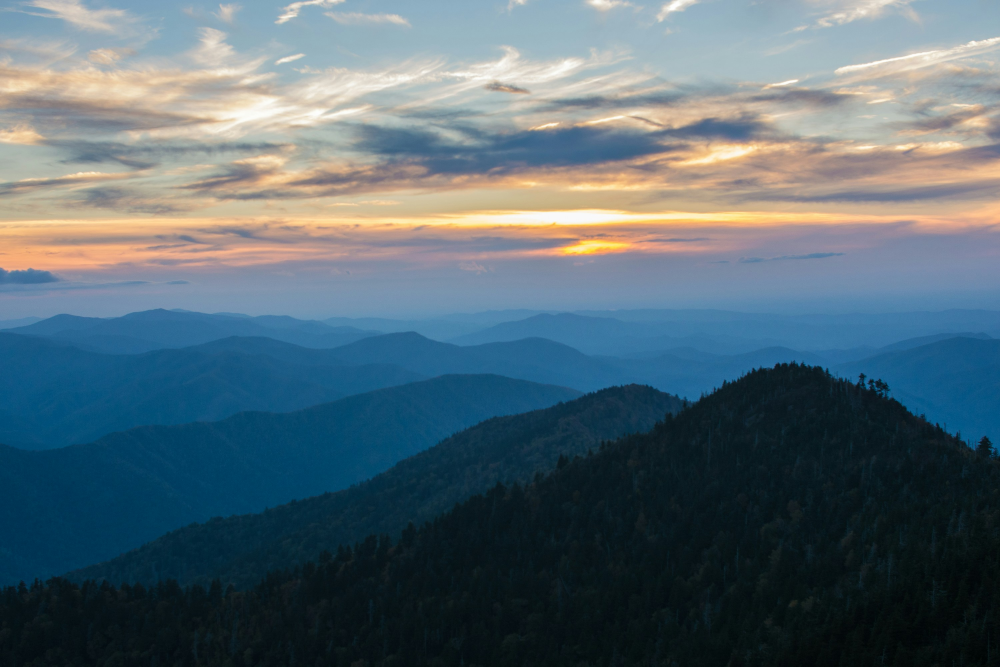
#> input picture docs/optimization/assets/photo-1516117172878-fd2c41f4a759.jpg, 3000 x 2000 px, found by its file name (shown at 1/3 size); its folder holds only this picture in this run
$ jupyter execute MultiProcess.ipynb
#> lines starting #> are read from the running program, lines starting #| are printed output that depends on the picture
# MultiProcessing !!!!!!!!

- Ye hai aam zindagi - This is what happens usually, like in the give code.

[cell 1]
import time

start = time.time()

def do_something():
    print("Sleeping for 1 sec")
    time.sleep(1)
    print("Im up")

do_something()
do_something()

finish = time.time()

print(f"Slept for {round(finish-start, 2)} seconds")

- Ye hai Mentos Zindagi. We use multiprocessing module where we make this thing work on multiple CPUs to make it faster with, as name suggests, MULTI-Processes.

> **IMPORTANT**: I/O bound tasks are made faster with MultiThreading, but it cant do much with CPU Bound tasks (crunching a lot of numbers on a CPU process) and hence we open more processes among CPU cores, to make it work faster.

[cell 2]
# Run in MultiProcess.py file.
# EXACTLY LIKE WE DO IN MULTITHREAD.
import multiprocessing
import time

def do_something(sec):
    print(f"Sleeping for {sec} sec")
    time.sleep(1)
    print("I'm up")

if __name__ == "__main__":
    start = time.time()

    process = []
    # Total of 10 processes together just like Threading
    for _ in range(10):
        p = multiprocessing.Process(target=do_something, args=[1.5])
        p.start()
        process.append(p)

    # joining them to the main process just like Threading.
    for p in process:
        p.join()

    finish = time.time()
    print(f"Slept for {round(finish-start, 2)} seconds")

[cell 3]
# Run in MultiProcess.py file.
# Using PoolExecutor to use multi processing
# SAME AS MULTITHREAD !
import concurrent.futures
import time

def do_something(sec: float) -> str:
    print(f"Sleeping for {sec} sec")
    time.sleep(sec)
    return "I'm up"

def main():
    start = time.time()

    with concurrent.futures.ProcessPoolExecutor() as executor:
        secs = [5,4,3,2,1]
        # processes = executor.map(do_something, secs) # Can do this too !
        processes = [executor.submit(do_something, sec) for sec in secs]
        for process in processes:
            print(process.result())

    finish = time.time()
    print(f"Slept for {round(finish - start, 2)} seconds")

if __name__ == "__main__":
    main()

[cell 4]
# RUN THIS FIRST
import requests
import time
import concurrent.futures

img_urls = [
    'https://images.unsplash.com/photo-1516117172878-fd2c41f4a759',
    'https://images.unsplash.com/photo-1532009324734-20a7a5813719',
    'https://images.unsplash.com/photo-1524429656589-6633a470097c',
    'https://images.unsplash.com/photo-1530224264768-7ff8c1789d79',
    'https://images.unsplash.com/photo-1564135624576-c5c88640f235',
    'https://images.unsplash.com/photo-1541698444083-023c97d3f4b6',
    'https://images.unsplash.com/photo-1522364723953-452d3431c267',
    'https://images.unsplash.com/photo-1513938709626-033611b8cc03',
    'https://images.unsplash.com/photo-1507143550189-fed454f93097',
    'https://images.unsplash.com/photo-1493976040374-85c8e12f0c0e',
    'https://images.unsplash.com/photo-1504198453319-5ce911bafcde',
    'https://images.unsplash.com/photo-1530122037265-a5f1f91d3b99',
    'https://images.unsplash.com/photo-1516972810927-80185027ca84',
    'https://images.unsplash.com/photo-1550439062-609e1531270e',
    'https://images.unsplash.com/photo-1549692520-acc6669e2f0c'
]

t1 = time.perf_counter()

# [8 lines of commented-out code are left out]

def download_image(img_url):
    img_bytes = requests.get(img_url).content
    img_name = img_url.split('/')[3]
    img_name = f'./assets/{img_name}.jpg'
    with open(img_name, 'wb') as img_file:
        img_file.write(img_bytes)
        print(f'{img_name} was downloaded...')

# ThreadPoolExtractor ! - Takes about 17-18 seconds
with concurrent.futures.ThreadPoolExecutor() as executor:
    executor.map(download_image, img_urls)
#> (the call stopped at in download_image, `img_bytes = requests.get(img_url).content`: the network is not available in this run)

t2 = time.perf_counter()

print(f'Finished in {t2-t1} seconds')

[cell 5]
# RUN in MultiProcess.py
# We do some stuff on the images.
import time
import concurrent.futures
from PIL import Image, ImageFilter # Image manager library

img_names = [
    'photo-1516117172878-fd2c41f4a759.jpg',
    'photo-1532009324734-20a7a5813719.jpg',
    'photo-1524429656589-6633a470097c.jpg',
    'photo-1530224264768-7ff8c1789d79.jpg',
    'photo-1564135624576-c5c88640f235.jpg',
    'photo-1541698444083-023c97d3f4b6.jpg',
    'photo-1522364723953-452d3431c267.jpg',
    'photo-1513938709626-033611b8cc03.jpg',
    'photo-1507143550189-fed454f93097.jpg',
    'photo-1493976040374-85c8e12f0c0e.jpg',
    'photo-1504198453319-5ce911bafcde.jpg',
    'photo-1530122037265-a5f1f91d3b99.jpg',
    'photo-1516972810927-80185027ca84.jpg',
    'photo-1550439062-609e1531270e.jpg',
    'photo-1549692520-acc6669e2f0c.jpg'
]

t1 = time.time()

size = (1200, 1200)


def process_image(img_name):
#> called with img_name = 'photo-1516117172878-fd2c41f4a759.jpg'
    img = Image.open(img_name) # Opening
#> img is the input picture: PIL image 3000x2000 RGB; mean R, G, B 86.7, 105.4, 114.9

    img = img.filter(ImageFilter.GaussianBlur(15)) # Blurring
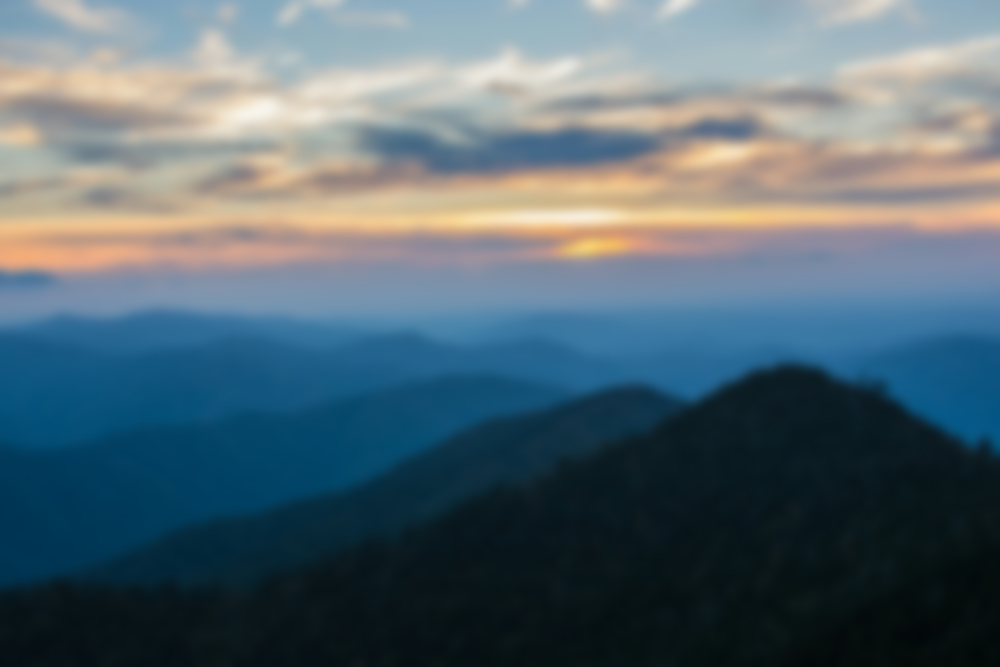
#> img: PIL image 3000x2000 RGB (shown at 1/3 size); mean R, G, B 86.7, 105.4, 114.8

    img.thumbnail(size) # changin the thumbnail
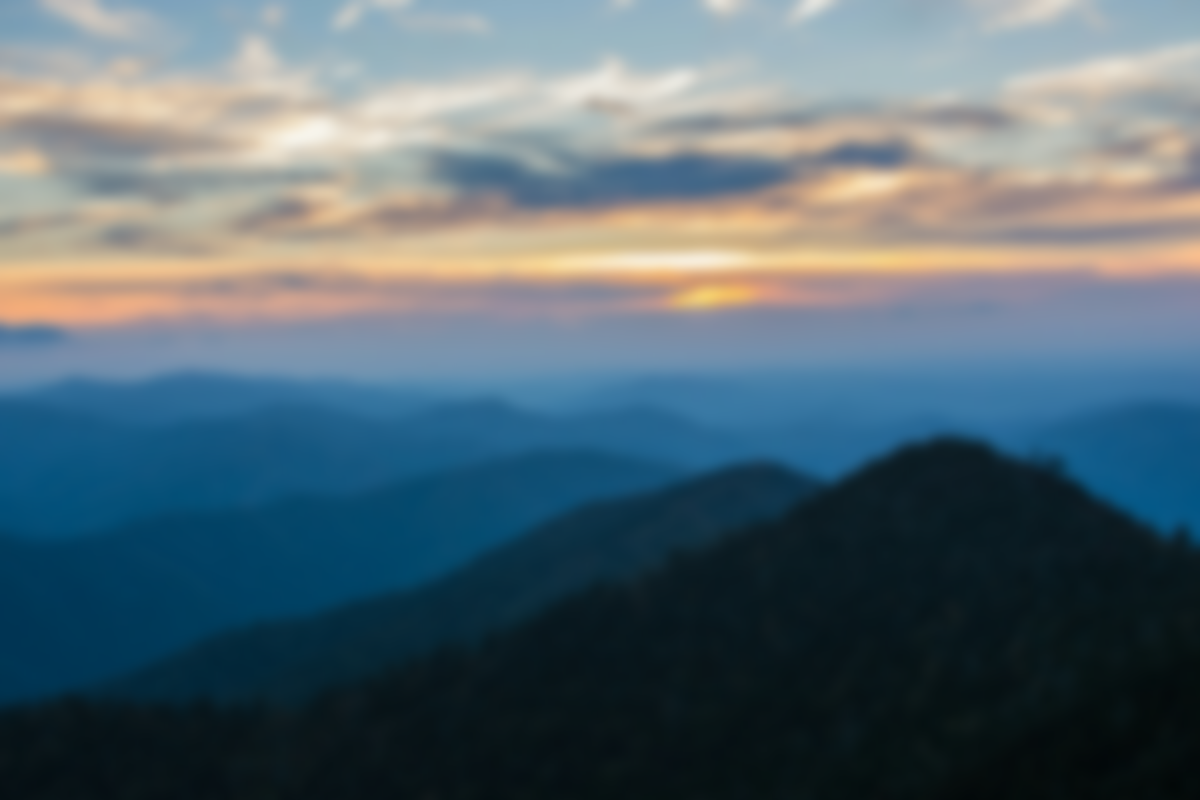
#> img: PIL image 1200x800 RGB; mean R, G, B 86.7, 105.4, 114.8
    img.save(f'./assets/processed/{img_name}') # Saving new file
    print(f'{img_name} was processed...')


with concurrent.futures.ProcessPoolExecutor() as executor:
    executor.map(process_image, img_names)


t2 = time.time()

print(f'Finished in {t2-t1} seconds')

$ run again, on docs/optimization/assets/photo-1516972810927-80185027ca84.jpg
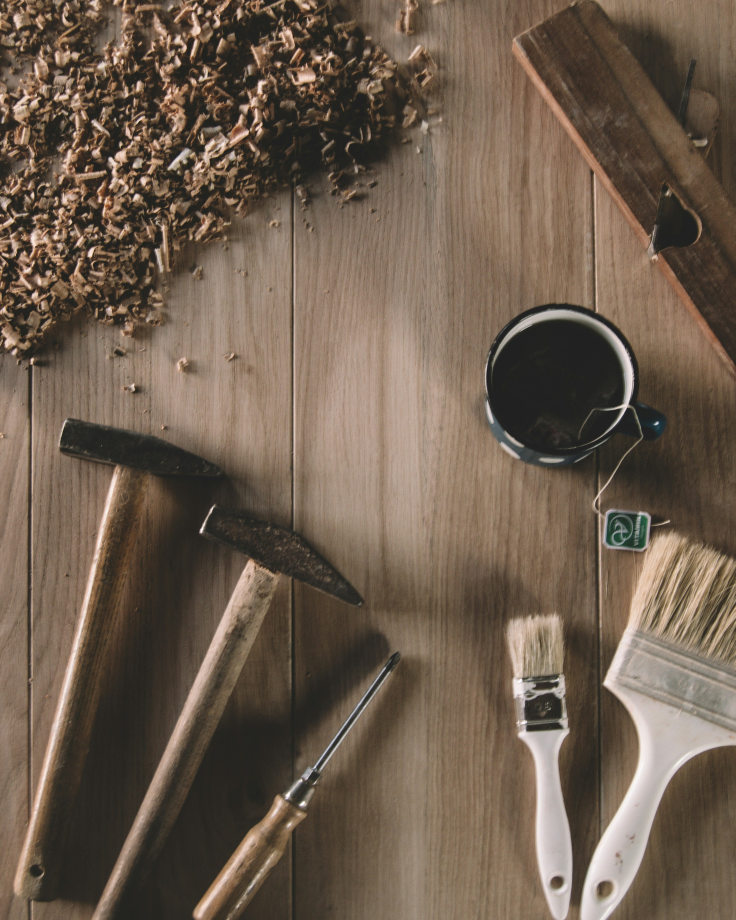
#> input picture docs/optimization/assets/photo-1516972810927-80185027ca84.jpg, 2943 x 3679 px, found by its file name (shown at 1/4 size)
#> in process_image, img is the input picture: PIL image 2943x3679 RGB; mean R, G, B 109.9, 93.5, 78.2
#> in process_image (call 13), `img = img.filter(ImageFilter.GaussianBlur(15))`:
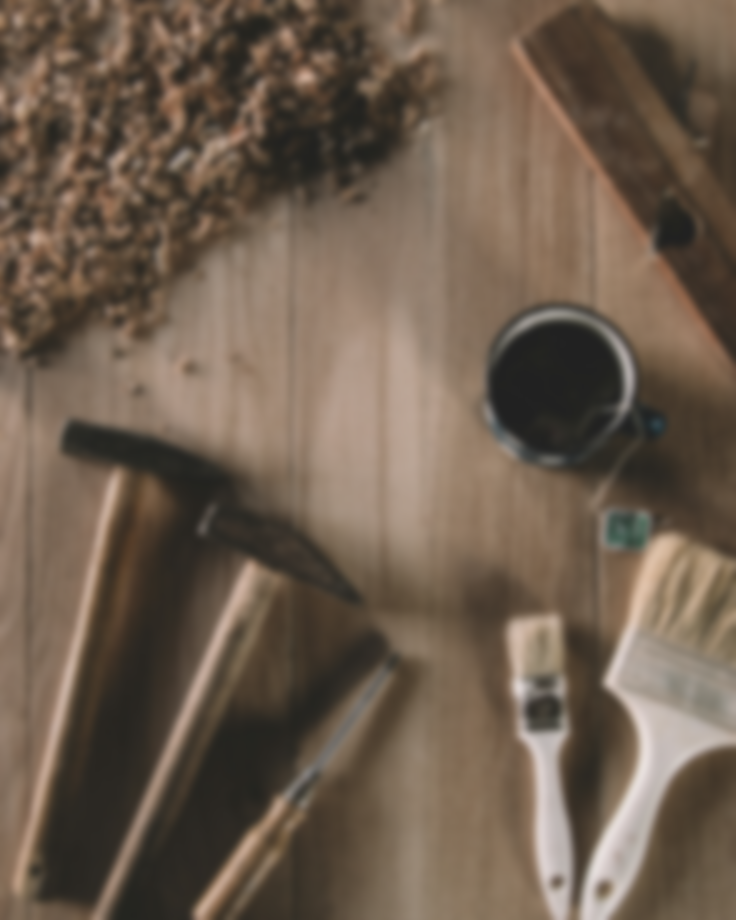
#> img: PIL image 2943x3679 RGB (shown at 1/4 size); mean R, G, B 109.9, 93.5, 78.2

$ run again, on docs/optimization/assets/photo-1522364723953-452d3431c267.jpg
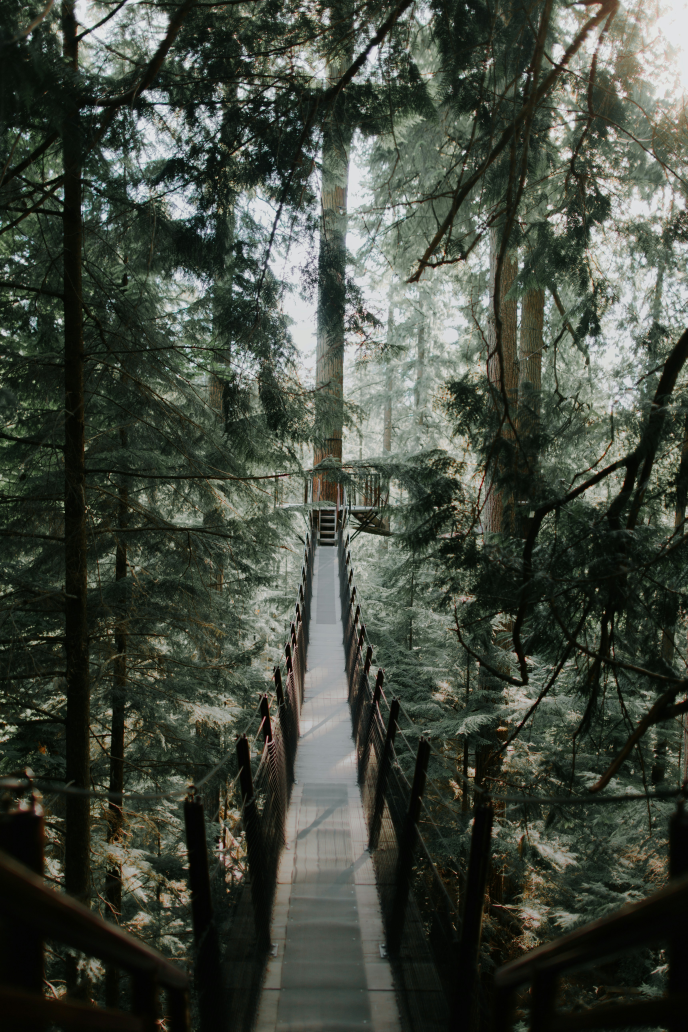
#> input picture docs/optimization/assets/photo-1522364723953-452d3431c267.jpg, 3437 x 5156 px, found by its file name (shown at 1/5 size)
#> in process_image, img is the input picture: PIL image 3437x5156 RGB; mean R, G, B 67.2, 73.3, 62.5
#> in process_image (call 7), `img = img.filter(ImageFilter.GaussianBlur(15))`:
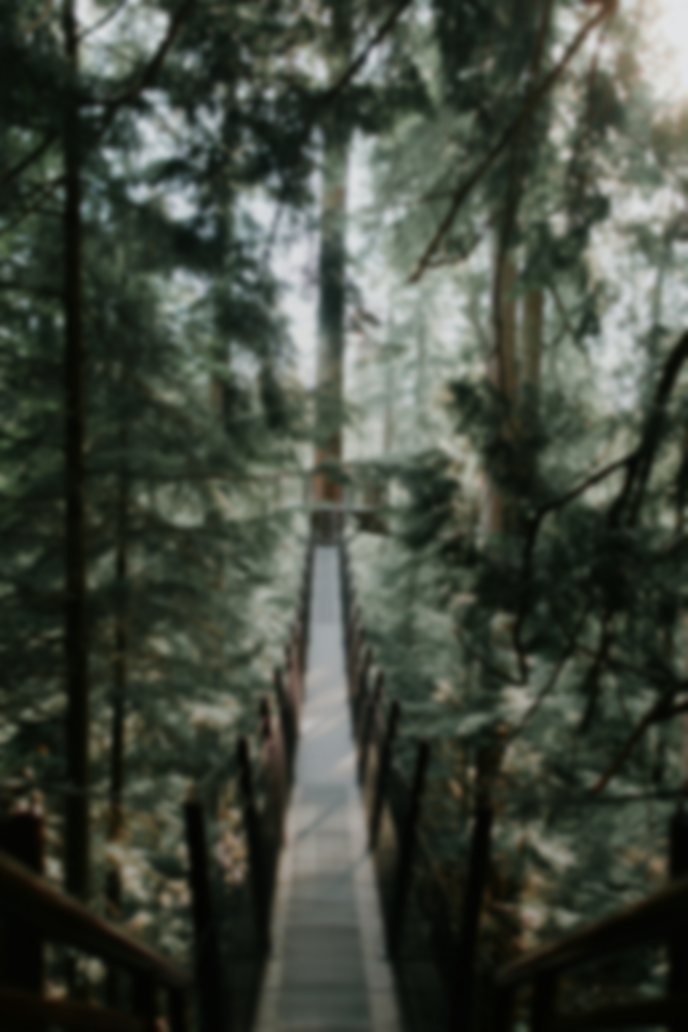
#> img: PIL image 3437x5156 RGB (shown at 1/5 size); mean R, G, B 67.2, 73.3, 62.5
#> in process_image (call 7), `img.thumbnail(size)`:
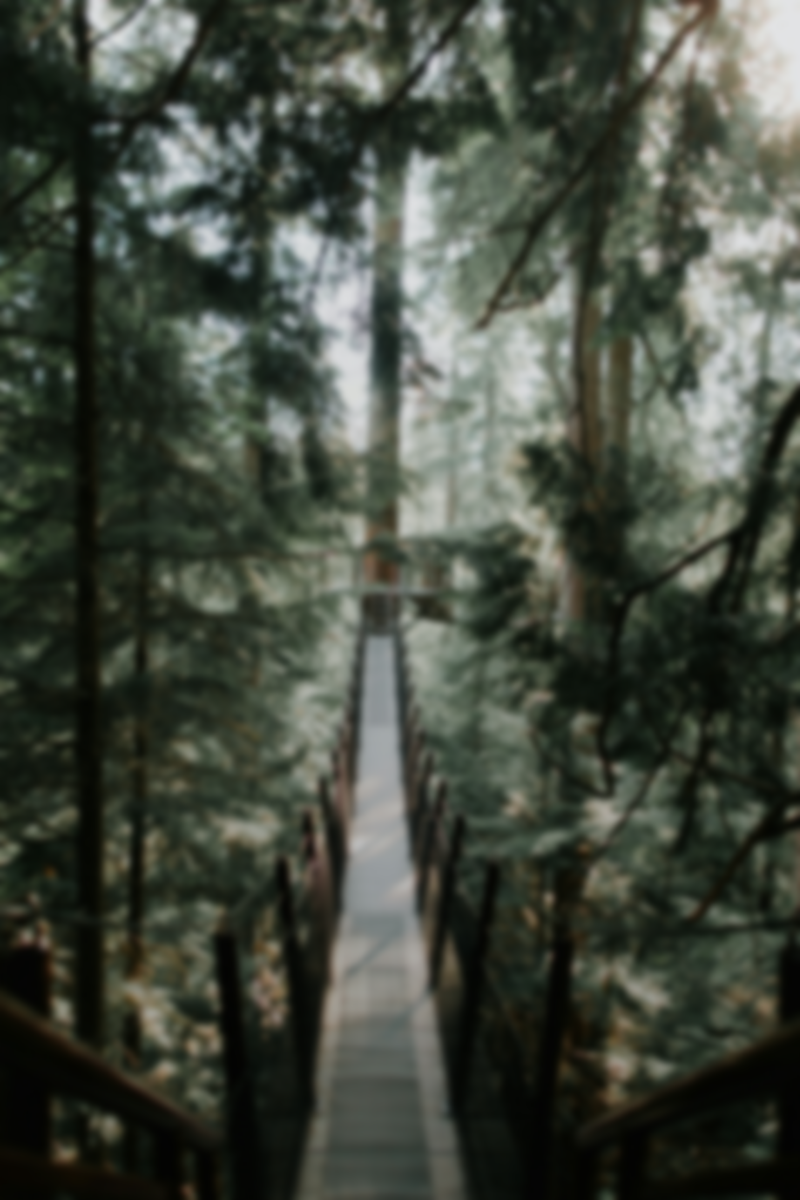
#> img: PIL image 800x1200 RGB; mean R, G, B 67.3, 73.5, 62.6
